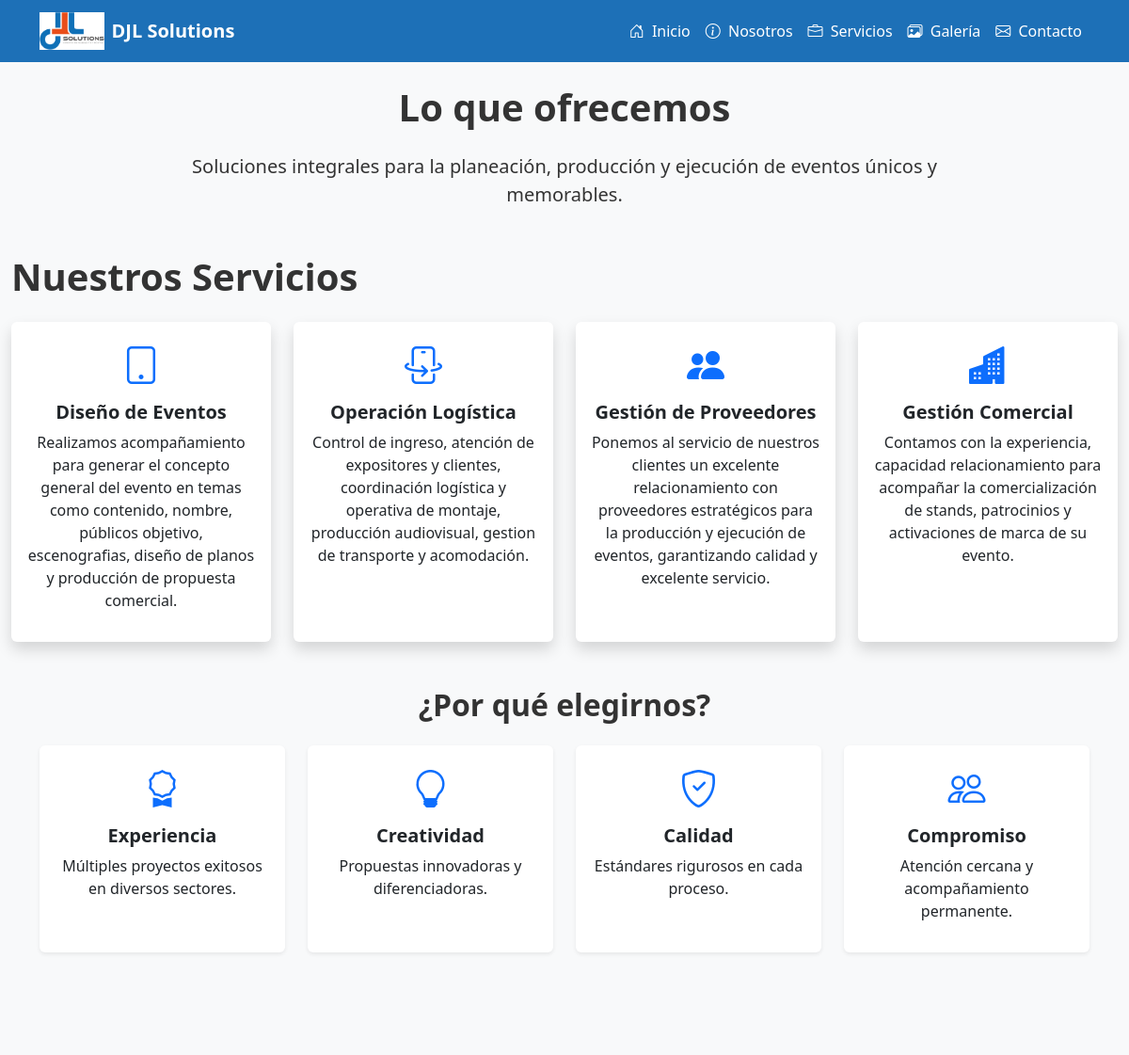
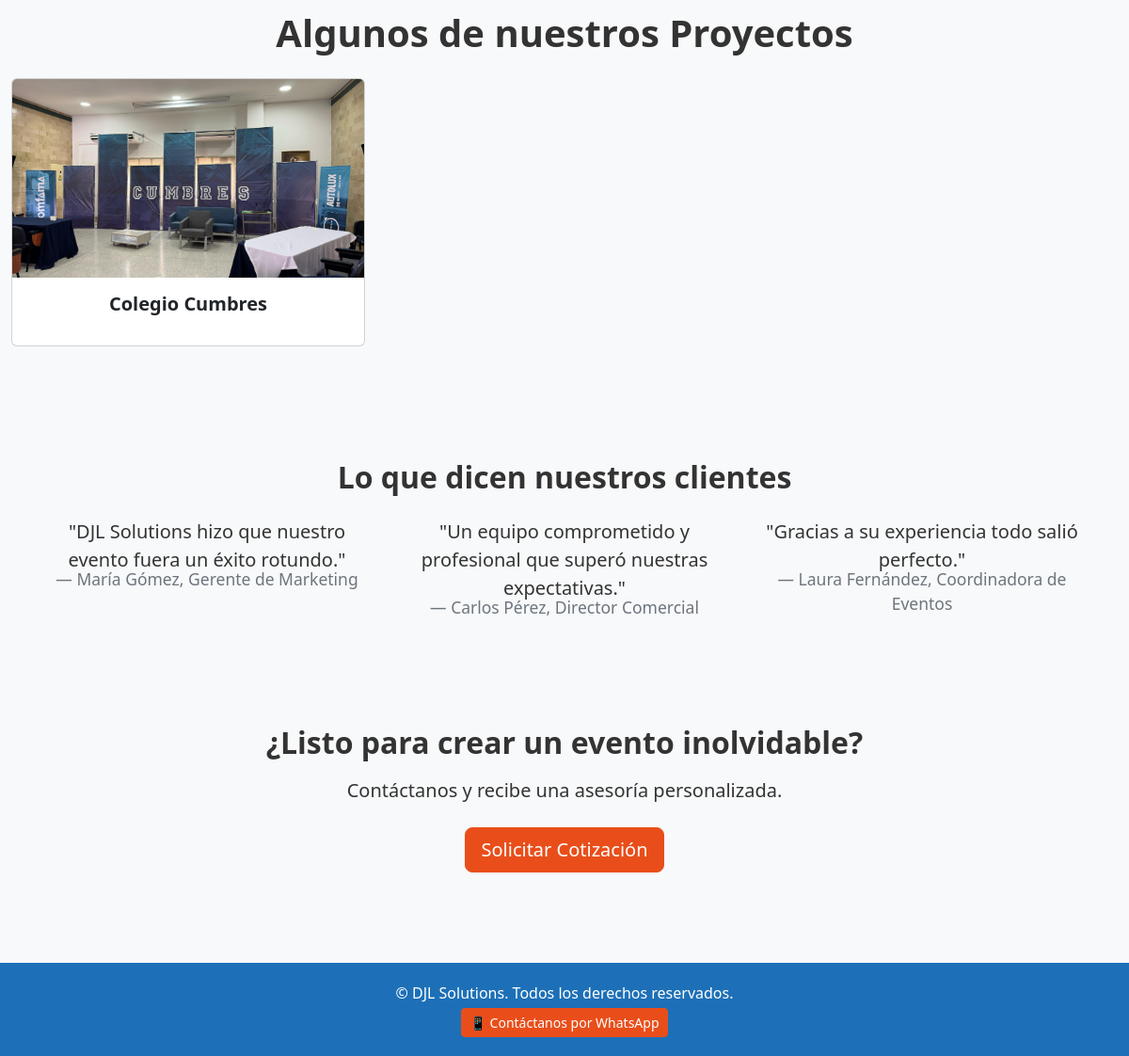
Screenshot of /servicios with the database file from the repository (2 pictures, top to bottom).
### models.py (models this page shows)
class Service(db.Model):
    id = db.Column(db.Integer, primary_key=True)
    title = db.Column(db.String(100), nullable=False)
    description = db.Column(db.Text, nullable=False)
    icon = db.Column(db.String(50), nullable=False)  # clase de ícono Bootstrap

class Advantage(db.Model):
    id = db.Column(db.Integer, primary_key=True)
    icon = db.Column(db.String(50), nullable=False)
    title = db.Column(db.String(100), nullable=False)
    description = db.Column(db.String(255), nullable=False)

class Project(db.Model):
    id = db.Column(db.Integer, primary_key=True)
    title = db.Column(db.String(150), nullable=False)
    description = db.Column(db.Text, nullable=True)
    image_filename = db.Column(db.String(255), nullable=True)

### app.py (the view)
@app.route('/servicios')
def services():
    services = Service.query.all()
    advantages = Advantage.query.all()
    projects = Project.query.all()
    print(projects)
    return render_template('services.html', services=services, advantages=advantages, projects=projects)

### templates/services.html (shortened to what this page needs)
{% extends 'base.html' %}
{% block content %}
<section class="mb-5 text-center">
  <h1 class="fw-bold mb-4">Lo que ofrecemos</h1>
  <p class="lead mx-auto" style="max-width: 800px;">
    Soluciones integrales para la planeación, producción y ejecución de eventos únicos y memorables.
  </p>
</section>
<h1 class="fw-bold mb-4">Nuestros Servicios</h1>
<div class="row g-4">
  {% for s in services %}
  <div class="col-md-3">
    <div class="card h-100 border-0 shadow text-center">
      <div class="card-body">
        <div class="fs-1 text-primary mb-2"><i class="bi {{ s.icon }}"></i></div>
        <h5 class="fw-bold">{{ s.title }}</h5>
        <p>{{ s.description }}</p>
      </div>
    </div>
  </div>
  {% endfor %}
</div>
<section class="py-5 bg-light text-center">
  <div class="container">
    <h2 class="fw-bold mb-4">¿Por qué elegirnos?</h2>
<div class="row">
  {% for a in advantages %}
  <div class="col-md-3 text-center mb-4">
    <div class="card border-0 shadow-sm h-100 p-3">
      <i class="bi {{ a.icon }} fs-1 text-primary"></i>
      <h5 class="fw-bold mt-2">{{ a.title }}</h5>
      <p>{{ a.description }}</p>
    </div>
  </div>
  {% endfor %}
</div>
  </div>
</section>
<section class="my-5 text-center">
 <h1 class="fw-bold mb-4">Algunos de nuestros Proyectos</h1>
<div class="row">
  {% for p in projects %}
  <div class="col-md-4 mb-4">
    <div class="card h-100">
      {% if p.image_filename %}
      <img src="{{ url_for('static', filename='images/proyects/' + p.image_filename) }}" class="card-img-top" alt="{{ p.title }}">
      {% endif %}
      <div class="card-body">
        <h5 class="fw-bold">{{ p.title }}</h5>
      </div>
    </div>
  </div>
  {% endfor %}
</div>
</section>
<section class="py-5 bg-light">
  <div class="container">
    <h2 class="fw-bold text-center mb-4">Lo que dicen nuestros clientes</h2>
    <div class="row g-4">
      <div class="col-md-4">
        <blockquote class="blockquote text-center">
          <p class="mb-2">"DJL Solutions hizo que nuestro evento fuera un éxito rotundo."</p>
          <footer class="blockquote-footer">María Gómez, Gerente de Marketing</footer>
        </blockquote>
      </div>
      <div class="col-md-4">
        <blockquote class="blockquote text-center">
          <p class="mb-2">"Un equipo comprometido y profesional que superó nuestras expectativas."</p>
          <footer class="blockquote-footer">Carlos Pérez, Director Comercial</footer>
        </blockquote>
      </div>
      <div class="col-md-4">
        <blockquote class="blockquote text-center">
          <p class="mb-2">"Gracias a su experiencia todo salió perfecto."</p>
          <footer class="blockquote-footer">Laura Fernández, Coordinadora de Eventos</footer>
        </blockquote>
      </div>
    </div>
  </div>
</section>
<section class="text-center py-5">
  <h2 class="fw-bold mb-3">¿Listo para crear un evento inolvidable?</h2>
  <p class="lead mb-4">Contáctanos y recibe una asesoría personalizada.</p>
  <a href="{{ url_for('contact') }}" class="btn btn-primary btn-lg">Solicitar Cotización</a>
</section>
{% endblock %}

### static/css/styles.css (style rules this page uses)
body { font-family: 'Segoe UI', Tahoma, Geneva, Verdana, sans-serif; background-color: #f8f9fa; color: #333; }
.btn-primary { background-color: #e94e1a; border-color: #e94e1a; }

### rows the page displays
Service: title "Diseño de Eventos", description "Realizamos acompañamiento para generar el concepto general del evento en temas como contenido, nombre, públicos objetivo, escenografias, diseño de planos y producción de propuesta comercial."
Service: title "Operación Logística", description "Control de ingreso, atención de expositores y clientes, coordinación logística y operativa de montaje, producción audiovisual, gestion de transporte y acomodación."
Service: title "Gestión de Proveedores", description "Ponemos al servicio de nuestros clientes un excelente relacionamiento con proveedores estratégicos para la producción y ejecución de eventos, garantizando calidad y excelente servicio."
Service: title "Gestión Comercial", description "Contamos con la experiencia, capacidad relacionamiento para acompañar la comercialización de stands, patrocinios y activaciones de marca de su evento."
Advantage: title "Experiencia", description "Múltiples proyectos exitosos en diversos sectores."
Advantage: title "Creatividad", description "Propuestas innovadoras y diferenciadoras."
Advantage: title "Calidad", description "Estándares rigurosos en cada proceso."
Advantage: title "Compromiso", description "Atención cercana y acompañamiento permanente."
Project: image_filename (picture), title "Colegio Cumbres"
